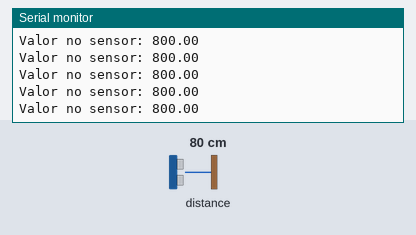
A sketch run on a simulated ESP32. Parts: the last lines printed to the serial monitor. The inputs (shaded band) are chosen by the test bench; at power-on: distance to the obstacle 80 cm. WiFi joins after 1.5 s; servers stay silent unless stated; no MQTT or app messages arrive unless stated.

Above: at 6.2 s.
6.3 s: distance to the obstacle set to 2 cm
At 6.48 s:
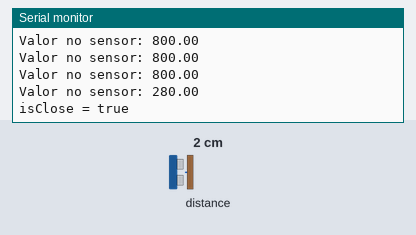
7.8 s: distance to the obstacle set to 4 cm
At 7.92 s:
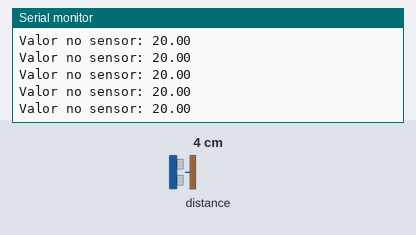
Timing chart, 0 to 10.8 s (numbered marks = the images above; inputs shaded):
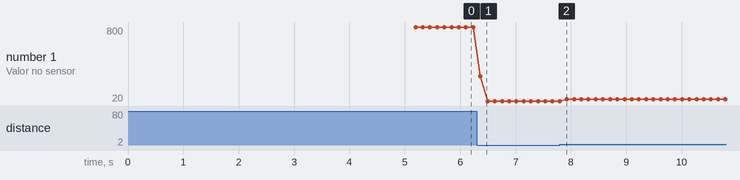

The sketch:

RemoMQTT.ino
```cpp
//------Código do Esp para projeto do Remo------//

//----------------------------------------------------------------//

//-----------RÓTULO DOS PINOS PARA NÃO ESQUECER-----------//
//------SENSOR-------ESP------//
//-------VCC    ->   VIN------//
//-------GND    ->   GND------//
//-------SCL    ->   D22------//
//-------SDA    ->   D21------//

//---Bibliotecas---//
#include "Adafruit_VL53L0X.h" //Biblioteca de comunicação com o sensor VL53L0X
#include <WiFi.h>             //Biblioteca para conexão Wifi
#include <PubSubClient.h>     //Bibliotexa para conexão com servidor MQTT

//----------------------------------------------------------------//

//---Informações da rede---//
const char* ssid = "Teste";     //Domínio de Wifi
const char* pass = "12345678";//Senha do Wifi

//----------------------------------------------------------------//
/*
#define HOST "10.0.0.211"
#define PORT 80
#define PATH "/ws"
*/
//---Informações para conectar no MQTT do ThingSpeak---//
//const char* clientId = "HjYXDTcQNhY2OzQcKx0YGBo";         //Id do dispositivo MQTT
const char* username = "HjYXDTcQNhY2OzQcKx0YGBo";         //Usuário do dispositivo MQTT
const char* password = "hChdo9lTnAi4w1hTv2izOzDg";        //Senha do dispositivo MQTT

const char* server = "192.168.41.226";              //Servidor do ThingSpeak
const char* channelIdSub = "channels/2679075/subscribe";  //Ip do canal para se inscrever e receber informações (canal Remo_Esp)
const char* channelIdPub = "channels/2679076/subscribe";  //Ip do canal para se publicar informações (canal Esp_Remo)
//----------------------------------------------------------------//

//---Inicializando objetos de rede---//
WiFiClient net;   //Cliente do Wifi
PubSubClient client(net);//Cliente MQTT

//----------------------------------------------------------------//

//---Declarando sensor de distancia---//
Adafruit_VL53L0X distSensor = Adafruit_VL53L0X();

//---Macros---//
const int mqttPort = 1883;//Porta de rede MQTT (não é a porta segura)
float valor = 0;
int contagem = 0;
unsigned long lastMillis = 0;
const char* V;
const int tresholdMin = 550;
const int tresholdMax = 740;
bool isClose = true;
//----------------------------------------------------------------//
int i = 0;
char str[8];
//---Funções---//

//--Conecta ao Wifi--//
void conectaWifi(){
  Serial.println("Tentando Conectar ao WiFi");
  while(WiFi.status() != WL_CONNECTED){       //Enquanto o Wifi não estiver conectado
    WiFi.begin(ssid, pass);                   //Tenta inicializar o Wifi
    Serial.print('.');                        //Imprime para assegurar a funcionalidade do código
    delay(5000);                              //Tempo para esperar conexão
  }
  Serial.println("");
  Serial.println("Conectado ao WiFi");        //Quando conectar imprime que está conectado
}

//--Conecta o cliente ao MQTT--//
void conectaMQTT(){
  if(WiFi.status() != WL_CONNECTED){          //Verifica se está conectado ao Wifi
    conectaWifi();                            //Se não estiver conectado executa //--conectaWifi--//
  }
  Serial.println("Tentando Conectar ao MQTT");
  while (!client.connected()) {
    String client_id = "esp32-client-";
    client_id += String(WiFi.macAddress());
    Serial.printf("The client %s connects to the public MQTT broker\n", client_id.c_str());
    if (client.connect(client_id.c_str(), username, password)) {
      Serial.println("Public EMQX MQTT broker connected");
    } else {
      Serial.print("failed with state ");
      Serial.print(client.state());
      delay(2000);
    }
  }
  Serial.println("");
  Serial.println("Conectado ao MQTT");
}

//--Se inscreve no canal--//
void subscribeToChannel(){
  if(!client.connected()){                    //Verifica se o cliente MQTT está conectado
    conectaMQTT();                            //Se não estiver executa //--conectaMQTT--//
  }
  Serial.print("Tentando se inscrever no canal");
  Serial.println(channelIdSub);
  while(!client.subscribe(channelIdSub)){     //Tenta se inscrever no canal, enquanto a inscrição retornar falso
    Serial.print(".");                        //Imprime para assegurar a funcionalidade do código
    delay(1000);                              //Tempo para esperar conexão
  }
  Serial.println("");
  Serial.print("Inscrito ao canal: ");        //Quando se inscrever, imprime que está inscrito
  Serial.println(channelIdSub);
}

//--Mensagem Recebida--//
void callback(char *topic, byte *payload, unsigned int length) {
  Serial.print("Message arrived in topic: ");
    Serial.println(topic);
    Serial.print("Message:");
    for (int i = 0; i < length; i++) {
        Serial.print((char) payload[i]);
    }
    Serial.println();
    Serial.println("-----------------------");
}

//--Conectar--//
void conectaSensor(){
  Serial.println("Tentando Conectar ao Sensor");
  while (!distSensor.begin()) {
    Serial.print(F("."));
    delay(1000);
  }
  Serial.println("");
  Serial.println("Conectado ao sensor");
  distSensor.startRangeContinuous();
}

//----------------------------------------------------------------//

//---Setup---//
void setup() {
  Serial.begin(115200);                             //Inicializa a comunicação serial
  WiFi.begin(ssid, pass);                           //Inicializa o Wifi com o ssid e pass
  conectaWifi();
  //client.begin(server, net);
  client.setServer(server,mqttPort);
  client.setCallback(callback);
  //client.subscribe(channelIdPub);
  //subscribeToChannel();                             //Executa //--subscribeToChannel--// que utiliza os outros códigos de conexão
  conectaSensor();
}

//----------------------------------------------------------------//

//--Loop--//
void loop() {
  //--Mantem uma conecão estável--//
  client.loop();  //Mantem a conexão MQTT
  delay(10);      // <- fixes some issues with WiFi stability
  //----------------------------------------------------------------//
  //--Verifica se todos os componente de conexão estão funcionando--//
//--Verifica se todos os componente de conexão estão funcionando--//
    if(!client.connected()){
      //delay(5000);
      //Caso haja falha de algum dos componentes de conexão
      Serial.println("Perda de conexão com servidor");                    //Imprime que ouve falha de conexão
      conectaMQTT();
    }
  if(!distSensor.begin()){
    Serial.println("Perda de conexão com sensor");
    conectaSensor();
  }
  //----------------------------------------------------------------//

  if(distSensor.isRangeComplete() && contagem < 3) {
    //Serial.println("Lendo valor do sensor");
    valor += distSensor.readRange();
    contagem += 1;
  }

  //----------------------------------------------------------------//
  if(contagem == 3){
    valor = valor/contagem;
    String a = String(valor,2);
    contagem = 0;
    Serial.println("Valor no sensor: "+a);
    if(valor > tresholdMax && isClose){
      isClose = false;
      Serial.println("isClose = false");
    }
    if(valor < tresholdMin && !isClose){
      isClose = true;
      client.publish(channelIdPub, "1");
      lastMillis = millis();
      Serial.println("isClose = true");
    }

    valor = 0;
  }

  if (millis() - lastMillis > 5000){
    lastMillis = millis();
    client.publish(channelIdPub, "ping");
  }
  // put your main code here, to run repeatedly:
  /*
  if (millis() - lastMillis > 200 && contagem==5) {
    valor = valor/contagem;
    String a = String(valor,2);
    V = a.c_str();
    client.publish(channelIdPub, V);
    delay(50);
    lastMillis = millis();
    contagem = 0;
    Serial.println("Valor enviado: "+a);
    Serial.println("____________________________________________________");
    //delay(5);
    valor=0;
  }
  */
}
```

Measured:
- after the input at 6.3 s, the serial monitor: prints a new line after 0.06 s (image 1)
- plotted number 1: 800 → 20 after the input at 6.3 s, 20 → 40 after the input at 7.8 s
